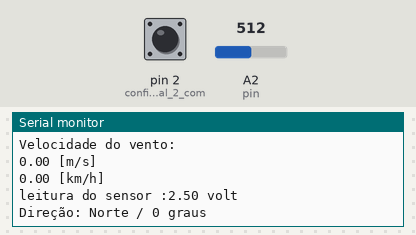
A sketch run on a simulated Arduino Uno, built with avr-gcc and run on an emulated ATmega328P. On the bench: the last lines printed to the serial monitor. The inputs (shaded band) are chosen by the test bench; at power-on: A2 (pin) = 512, pin 2 (configura_o_digital_2_com) HIGH.

Above: at 7.8 s.
7.9 s: A2 (pin) set to 265
At 8.9 s:
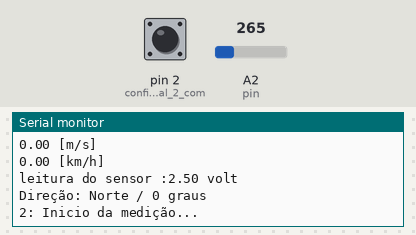
15.7 s: A2 (pin) set to 240
At 20.9 s:
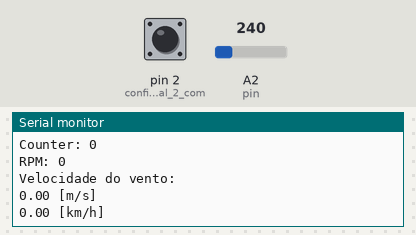
29.2 s: A2 (pin) set to 163
At 35.9 s:
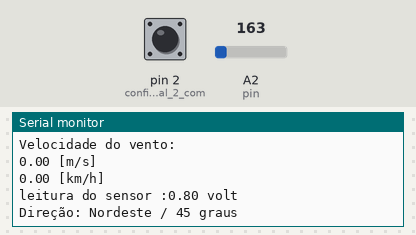
37.0 s: A2 (pin) set to 147
At 42.9 s:
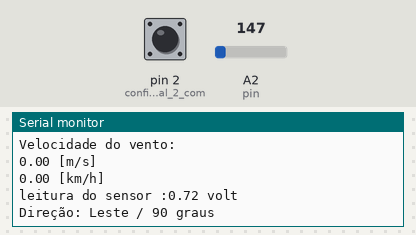
Timing chart, 0 to 44.4 s (numbered marks = the images above; inputs shaded):
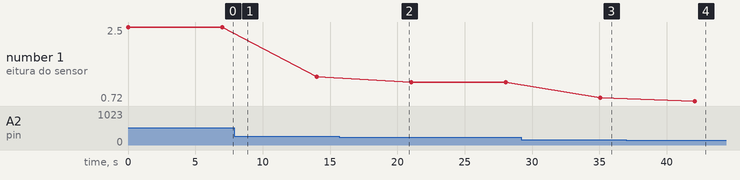

Measured:
- the behaviour switches between 256 and 255 on A2 (pin) (found by bisection; images 1 and 2)
- the behaviour switches between 154 and 153 on A2 (pin) (found by bisection; images 3 and 4)
- after the input at 29.2 s, the serial monitor: prints a new line after 5.9 s (image 3)
- after the input at 37.0 s, the serial monitor: prints a new line after 5.1 s (image 4)
- plotted number 1: 2.5 → 1.3 after the input at 7.9 s, 1.3 → 1.17 after the input at 15.7 s, 1.17 → 0.8 after the input at 29.2 s, 0.8 → 0.72 after the input at 37.0 s

The sketch:

P1_IoT.ino
```cpp
// P1 - Anemometro
// Lucas Pandian, Eduardo, Daniel Hideo, Lucas Mateus, Bernardo, Enrico.
// 27/09/2023
// 1.0

//definição das portas e estados de cada item a ser usado

// --- Constantes ---
const float pi = 3.14159265;     //Número de pi
int period = 5000;               //Tempo de medida(miliseconds)
int delaytime = 1000;            //Invervalo entre as amostras (miliseconds)
int radius = 147;                //Raio do anemometro(mm)

int pin=A2;
float valor =0;
int Winddir =0;
String direcao;

// --- Variáveis Globais ---
unsigned int Sample  = 0;        //Armazena o número de amostras
unsigned int counter = 0;        //Contador para o sensor
unsigned int RPM = 0;            //Rotações por minuto
float speedwind = 0;             //Velocidade do vento (m/s)
float windspeed = 0;             //Velocidade do vento (km/h)


void setup() {
  // put your setup code here, to run once:
  pinMode(2, INPUT);        //configura o digital 2 como entrada
  digitalWrite(2, HIGH);    //internall pull-up active


  Serial.begin(9600);       //inicia serial em 9600 baud rate
}

void loop() {

  valor = analogRead(pin)* (5.0 / 1023.0);

  Serial.print("leitura do sensor :");
  Serial.print(valor);
  Serial.println(" volt");

  if (valor <= 0.27) {
  Winddir = 315;
  direcao = "Noroeste";
  }
  else if (valor <= 0.32) {
  Winddir = 270;
  direcao = "Oeste";
  }
  else if (valor <= 0.38) {
  Winddir = 225;
  direcao = "Sudoeste";
  }
  else if (valor <= 0.45) {
  Winddir = 180;
  direcao = "Sul";
  }
  else if (valor <= 0.57) {
  Winddir = 135;
  direcao = "Sudeste";
  }
  else if (valor <= 0.75) {
  Winddir = 90;
  direcao = "Leste";
  }
  else if (valor <= 1.25) {
  Winddir = 45;
  direcao = "Nordeste";
  }
  else {
  Winddir = 000;
  direcao = "Norte";
  }
  Serial.print("Direção: ");
  Serial.print(direcao);
  Serial.print(" / ");
  Serial.print(Winddir);
  Serial.println(" graus");

  Serial.println("\n");
  delay (1000);

    Sample++;
    Serial.print(Sample);
    Serial.print(": Inicio da medição... ");
    windvelocity();
    Serial.println("   fim.");
    Serial.print("Counter: ");
    Serial.print(counter);
    Serial.print("\nRPM: ");
    RPMcalc();
    Serial.print(RPM);
    Serial.println("\nVelocidade do vento: ");

  //*****************************************************************
  //print m/s
    WindSpeed();
    Serial.print(windspeed);
    Serial.println(" [m/s] ");

  //*****************************************************************
  //print km/h
    SpeedWind();
    Serial.print(speedwind);
    Serial.print(" [km/h] ");
    Serial.println();


    delay(delaytime);    //taxa de atualização
}

//Função para medir velocidade do vento
void windvelocity()
{
  speedwind = 0;
  windspeed = 0;

  counter = 0;
  attachInterrupt(0, addcount, RISING);
  unsigned long millis();
  long startTime = millis();
  while(millis() < startTime + period) {}
}


//Função para calcular o RPM
void RPMcalc()
{
  RPM=((counter)*60)/(period/1000);  // Calculate revolutions per minute (RPM)
}


//Velocidade do vento em m/s
void WindSpeed()
{
  windspeed = ((4 * pi * radius * RPM)/60) / 1000;  //Calcula a velocidade do vento em m/s

} //end WindSpeed


//Velocidade do vento em km/h
void SpeedWind()
{
  speedwind = (((4 * pi * radius * RPM)/60) / 1000)*3.6;  //Calcula velocidade do vento em km/h

} //end SpeedWind


//Incrementa contador
void addcount()
{
  counter++;
}
```
